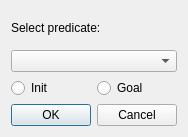
<ui version="4.0" >
 <class>Tasks_predicateDialog</class>
 <widget class="QDialog" name="Tasks_predicateDialog" >
  <property name="geometry" >
   <rect>
    <x>0</x>
    <y>0</y>
    <width>184</width>
    <height>137</height>
   </rect>
  </property>
  <property name="focusPolicy" >
   <enum>Qt::TabFocus</enum>
  </property>
  <property name="windowTitle" >
   <string>Dialog</string>
  </property>
  <layout class="QGridLayout" name="gridLayout" >
   <item row="0" column="0" colspan="2" >
    <widget class="QLabel" name="label" >
     <property name="text" >
      <string>Select predicate:</string>
     </property>
    </widget>
   </item>
   <item row="1" column="0" colspan="2" >
    <widget class="QComboBox" name="predComboBox" />
   </item>
   <item row="2" column="0" >
    <widget class="QRadioButton" name="initButton" >
     <property name="text" >
      <string>Init</string>
     </property>
    </widget>
   </item>
   <item row="2" column="1" >
    <widget class="QRadioButton" name="goalButton" >
     <property name="text" >
      <string>Goal</string>
     </property>
    </widget>
   </item>
   <item row="3" column="0" colspan="2" >
    <widget class="QDialogButtonBox" name="buttonBox" >
     <property name="orientation" >
      <enum>Qt::Horizontal</enum>
     </property>
     <property name="standardButtons" >
      <set>QDialogButtonBox::Cancel|QDialogButtonBox::Ok</set>
     </property>
    </widget>
   </item>
  </layout>
 </widget>
 <resources/>
 <connections>
  <connection>
   <sender>buttonBox</sender>
   <signal>accepted()</signal>
   <receiver>Tasks_predicateDialog</receiver>
   <slot>accept()</slot>
   <hints>
    <hint type="sourcelabel" >
     <x>248</x>
     <y>254</y>
    </hint>
    <hint type="destinationlabel" >
     <x>157</x>
     <y>274</y>
    </hint>
   </hints>
  </connection>
  <connection>
   <sender>buttonBox</sender>
   <signal>rejected()</signal>
   <receiver>Tasks_predicateDialog</receiver>
   <slot>reject()</slot>
   <hints>
    <hint type="sourcelabel" >
     <x>316</x>
     <y>260</y>
    </hint>
    <hint type="destinationlabel" >
     <x>286</x>
     <y>274</y>
    </hint>
   </hints>
  </connection>
 </connections>
</ui>
